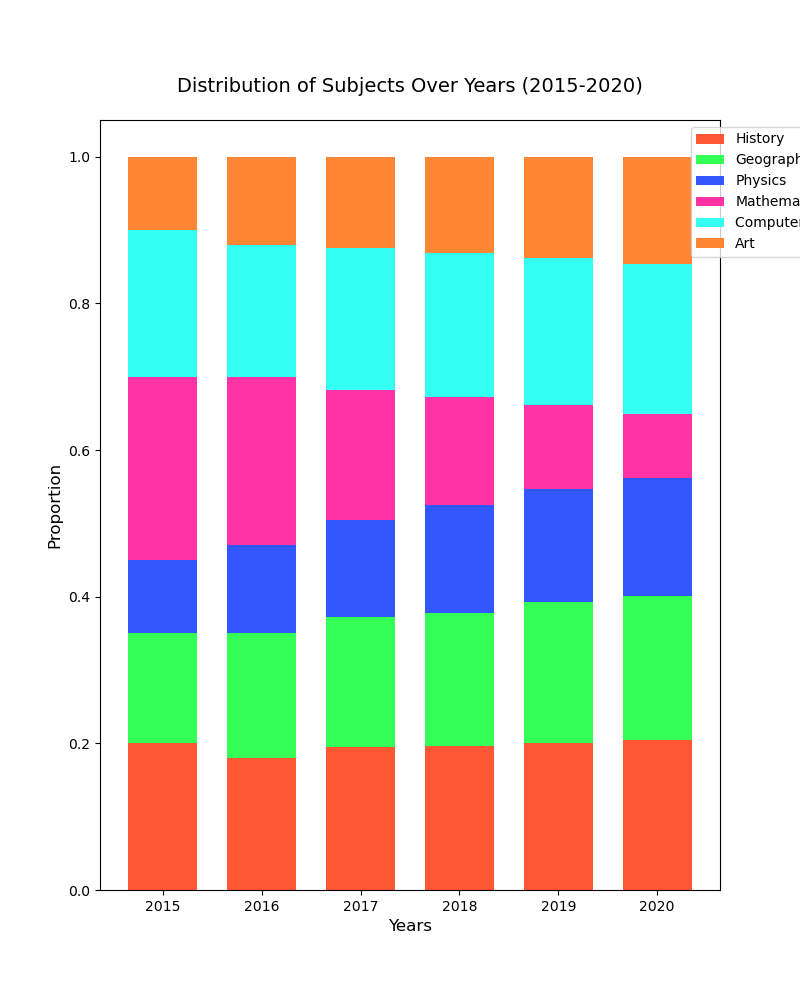

Here is the Python script that generated this plot:
import matplotlib.pyplot as plt
import numpy as np

data = np.array([
    [20, 18, 22, 24, 26, 28],
    [15, 17, 20, 22, 25, 27],
    [10, 12, 15, 18, 20, 22],
    [25, 23, 20, 18, 15, 12],
    [20, 18, 22, 24, 26, 28],
    [10, 12, 14, 16, 18, 20]
])

categories = ["History", "Geography", "Physics", "Mathematics", "Computer Science", "Art"]
years = ["2015", "2016", "2017", "2018", "2019", "2020"]

data = data / data.sum(axis=0)

fig, ax = plt.subplots(figsize=(8, 10))

bar_width = 0.7
bottom = np.zeros(len(years))

colors = ['#FF5733', '#33FF57', '#3357FF', '#FF33A6', '#33FFF3', '#FF8633']

for i in range(len(categories)):
    ax.bar(years, data[i], bar_width, bottom=bottom, color=colors[i], label=categories[i])
    bottom += data[i]

ax.set_title('Distribution of Subjects Over Years (2015-2020)', fontsize=14, pad=20)
ax.set_xlabel('Years', fontsize=12)
ax.set_ylabel('Proportion', fontsize=12)
ax.legend(loc='upper right', bbox_to_anchor=(1.25, 1))

plt.show()
